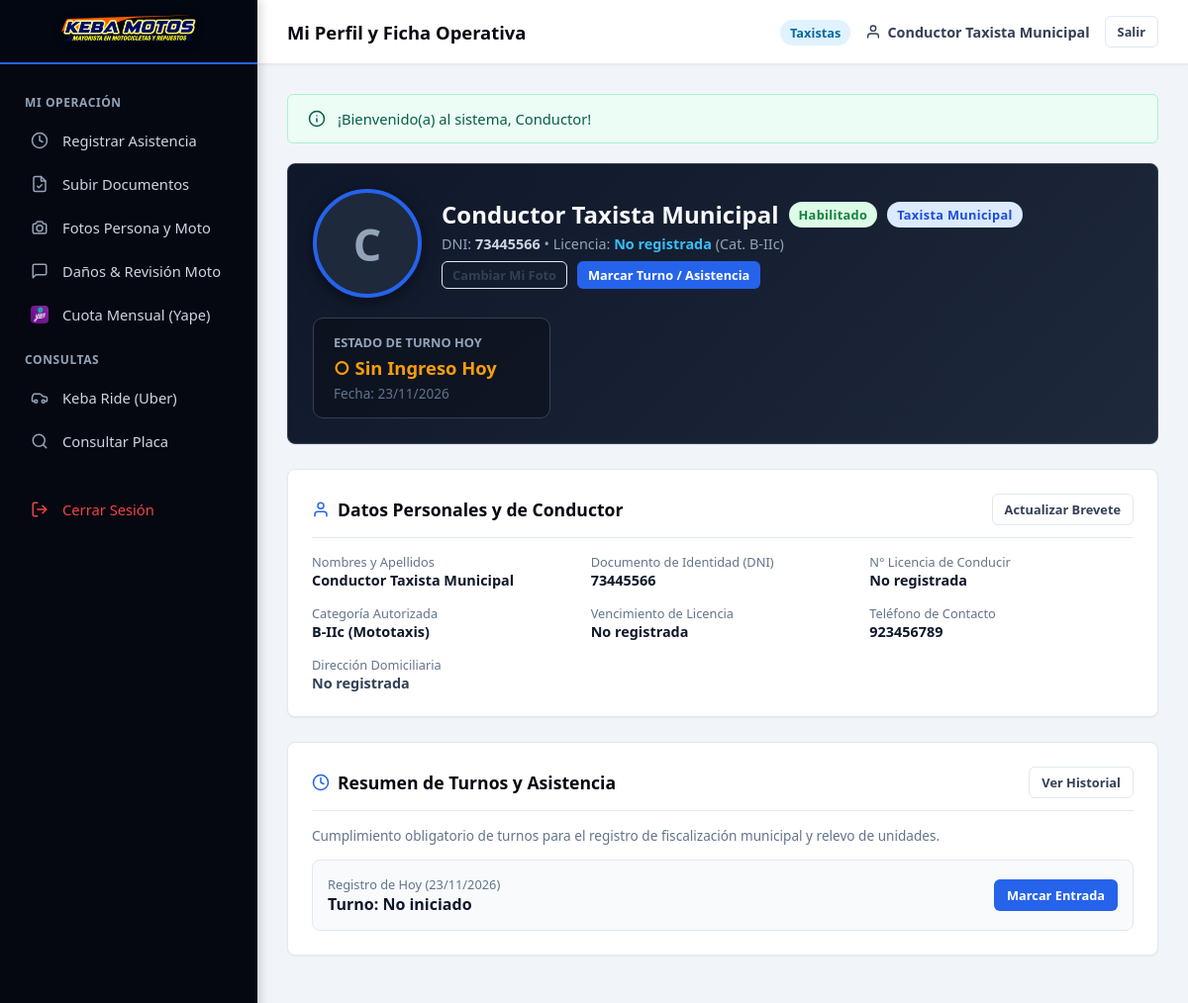
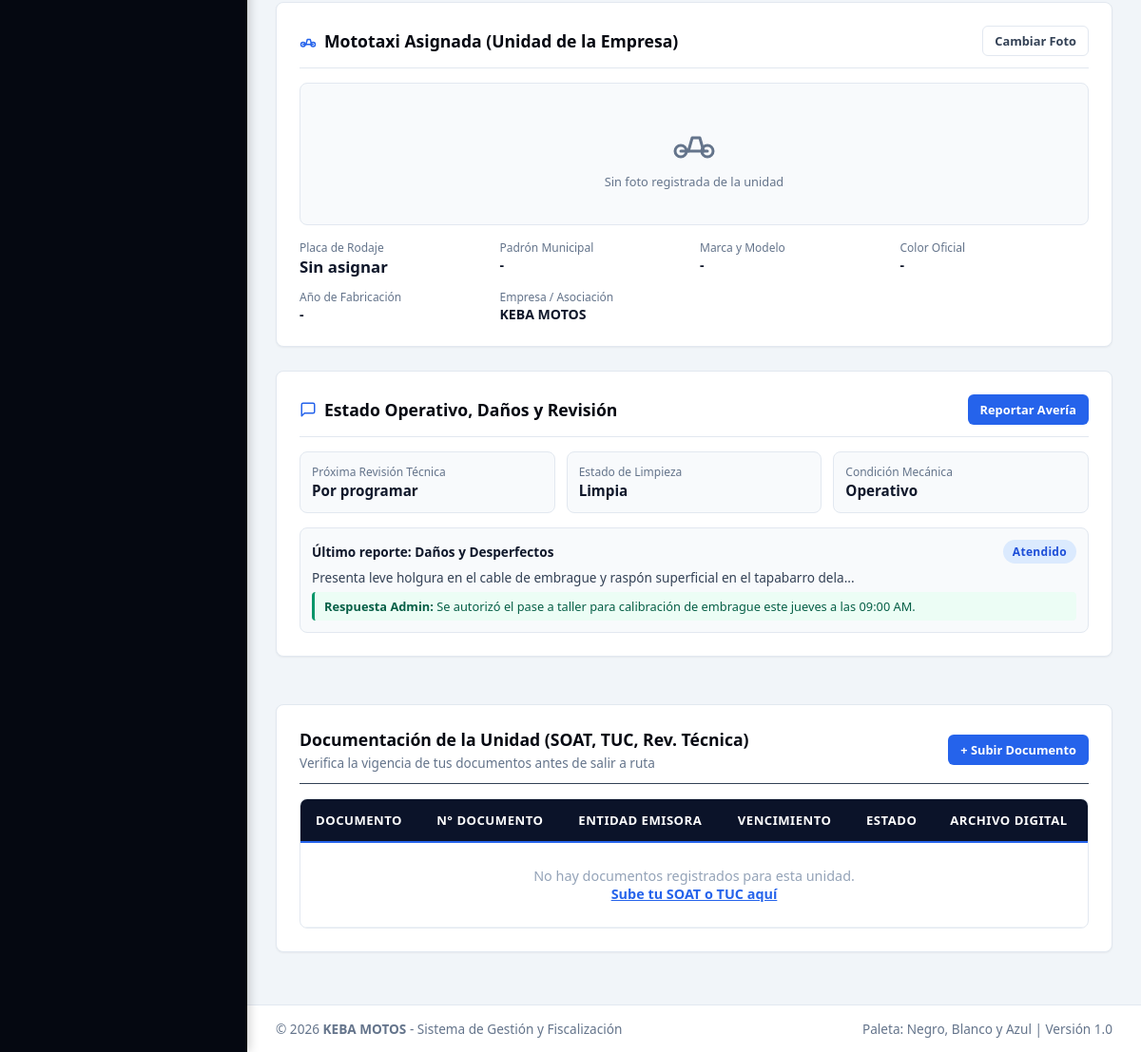
Page /vista/taxista/perfil.php (signed in) on the committed database (2 pictures, top to bottom).
### tables this page shows
CREATE TABLE `usuarios` (
  `id_usuario` INT AUTO_INCREMENT PRIMARY KEY,
  `id_rol` INT NOT NULL,
  `dni` VARCHAR(8) NOT NULL UNIQUE,
  `nombres` VARCHAR(100) NOT NULL,
  `apellidos` VARCHAR(100) NOT NULL,
  `usuario` VARCHAR(50) NOT NULL UNIQUE,
  `password` VARCHAR(255) NOT NULL,
  `email` VARCHAR(100) UNIQUE NULL,
  `telefono` VARCHAR(20) NULL,
  `estado` ENUM('Activo', 'Inactivo') DEFAULT 'Activo',
  `ultimo_login` DATETIME NULL,
  `token_recuperacion` VARCHAR(100) NULL,
  `token_expira` DATETIME NULL,
  `created_at` TIMESTAMP DEFAULT CURRENT_TIMESTAMP,
  `updated_at` TIMESTAMP DEFAULT CURRENT_TIMESTAMP ON UPDATE CURRENT_TIMESTAMP,
  CONSTRAINT `fk_usuarios_roles` FOREIGN KEY (`id_rol`) REFERENCES `roles` (`id_rol`) ON UPDATE CASCADE
);

CREATE TABLE `reportes_vehiculo` (
  `id_reporte` INT AUTO_INCREMENT PRIMARY KEY,
  `id_vehiculo` INT NOT NULL,
  `id_usuario` INT NOT NULL,
  `id_conductor` INT NULL,
  `tipo_asunto` ENUM('Daños y Desperfectos', 'Programación de Revisión', 'Estado de Limpieza', 'Mantenimiento General', 'Otro') NOT NULL,
  `descripcion_danos` TEXT NOT NULL,
  `estado_limpieza` ENUM('Excelente / Limpia', 'Regular / Aceptable', 'Requiere Lavado Urgente') DEFAULT 'Regular / Aceptable',
  `fecha_revision_sugerida` DATE NULL,
  `prioridad` ENUM('Baja', 'Normal', 'Alta', 'Urgente') DEFAULT 'Normal',
  `foto_evidencia` VARCHAR(255) NULL,
  `estado` ENUM('Pendiente', 'En Revisión', 'Atendido', 'Resuelto') DEFAULT 'Pendiente',
  `respuesta_admin` TEXT NULL,
  `id_usuario_admin` INT NULL,
  `fecha_respuesta` DATETIME NULL,
  `created_at` TIMESTAMP DEFAULT CURRENT_TIMESTAMP,
  `updated_at` TIMESTAMP DEFAULT CURRENT_TIMESTAMP ON UPDATE CURRENT_TIMESTAMP,
  CONSTRAINT `fk_repveh_vehiculo` FOREIGN KEY (`id_vehiculo`) REFERENCES `vehiculos` (`id_vehiculo`) ON UPDATE CASCADE ON DELETE CASCADE,
  CONSTRAINT `fk_repveh_usuario` FOREIGN KEY (`id_usuario`) REFERENCES `usuarios` (`id_usuario`) ON UPDATE CASCADE ON DELETE CASCADE,
  CONSTRAINT `fk_repveh_conductor` FOREIGN KEY (`id_conductor`) REFERENCES `conductores` (`id_conductor`) ON UPDATE CASCADE ON DELETE SET NULL,
  CONSTRAINT `fk_repveh_admin` FOREIGN KEY (`id_usuario_admin`) REFERENCES `usuarios` (`id_usuario`) ON UPDATE CASCADE ON DELETE SET NULL
);

### vista/taxista/perfil.php (the view, shortened to what the rows shown need)
<?php
require_once dirname(__DIR__) . '/plantillas/header.php';
require_once dirname(__DIR__) . '/plantillas/navbar.php';
require_once dirname(dirname(__DIR__)) . '/modelos/Taxista.php';
require_once dirname(dirname(__DIR__)) . '/modelos/ReporteVehiculo.php';
$usuario = obtenerUsuarioActual();
$taxistaMod = new Taxista();
$repMod = new ReporteVehiculo();
$ficha = $taxistaMod->obtenerFichaTaxista($usuario['id']);
$conductor = $ficha['conductor'] ?? null;
$misReportes = $repMod->listarPorUsuario($usuario['id']);
$nombreCompleto = trim(($usuario['nombre'] ?? '') . ' ' . ($usuario['apellidos'] ?? ''));
?>
<div class="card" style="margin-bottom: 25px; background: linear-gradient(135deg, #0f172a 0%, #1e293b 100%); border: 1px solid #334155; padding: 25px;">
    <div style="display: flex; align-items: center; justify-content: space-between; flex-wrap: wrap; gap: 20px;">
        <div style="display: flex; align-items: center; gap: 20px; flex-wrap: wrap;">
            <div style="width: 110px; height: 110px; border-radius: 50%; overflow: hidden; background: #1e293b; border: 4px solid #2563eb; display: flex; align-items: center; justify-content: center; box-shadow: 0 4px 15px rgba(0,0,0,0.5); flex-shrink: 0;">
                <?php if (!empty($conductor['foto']) && file_exists(ROOT_PATH . 'subidas/fotos_conductores/' . $conductor['foto'])): ?>
                    <img src="<?= subidaUrl('fotos_conductores/' . $conductor['foto']) ?>" alt="Foto Conductor" style="width: 100%; height: 100%; object-fit: cover;">
                <?php else: ?>
                    <span style="font-size: 2.8rem; color: #94a3b8; font-weight: 700;"><?= strtoupper(substr($nombreCompleto, 0, 1)) ?></span>
                <?php endif; ?>
            </div>
            <div>
                <div style="display: flex; align-items: center; gap: 10px; flex-wrap: wrap; margin-bottom: 4px;">
                    <h1 style="font-size: 1.5rem; font-weight: 800; color: #f8fafc; margin: 0;"><?= htmlspecialchars($nombreCompleto) ?></h1>
                    <span class="badge badge-success" style="font-size: 0.8rem; padding: 4px 10px;">Habilitado</span>
                    <span class="badge badge-info" style="font-size: 0.8rem; padding: 4px 10px;">Taxista Municipal</span>
                </div>
                <p style="margin: 0 0 8px 0; color: #94a3b8; font-size: 0.9rem;">
                    DNI: <strong style="color: #cbd5e1;"><?= htmlspecialchars($usuario['dni'] ?? '-') ?></strong> •
                    Licencia: <strong style="color: #38bdf8;"><?= htmlspecialchars($conductor['numero_licencia'] ?? 'No registrada') ?></strong> (Cat. <?= htmlspecialchars($conductor['categoria_licencia'] ?? 'B-IIc') ?>)
                </p>
            </div>
        </div>
    </div>
</div>
<div class="row">
    <div class="col-12 col-lg-6" style="margin-bottom: 25px;">
        <div class="card" style="margin-bottom: 25px;">
            <div style="display: flex; justify-content: space-between; align-items: center; border-bottom: 1px solid #e2e8f0; padding-bottom: 12px; margin-bottom: 15px;">
                <h2 class="card-title" style="margin: 0; font-size: 1.1rem; display: flex; align-items: center; gap: 8px;">
                    <svg style="width: 18px; height: 18px; color: #2563eb;" viewBox="0 0 24 24" fill="none" stroke="currentColor" stroke-width="2" stroke-linecap="round" stroke-linejoin="round"><path d="M20 21v-2a4 4 0 0 0-4-4H8a4 4 0 0 0-4 4v2"></path><circle cx="12" cy="7" r="4"></circle></svg>
                    Datos Personales y de Conductor
                </h2>
            </div>
            <div style="display: grid; grid-template-columns: repeat(auto-fit, minmax(200px, 1fr)); gap: 15px; font-size: 0.9rem;">
                <div>
                    <span style="color: #64748b; font-size: 0.8rem; display: block;">Nombres y Apellidos</span>
                    <strong style="color: #0f172a;"><?= htmlspecialchars($nombreCompleto) ?></strong>
                </div>
                <div>
                    <span style="color: #64748b; font-size: 0.8rem; display: block;">Documento de Identidad (DNI)</span>
                    <strong style="color: #0f172a;"><?= htmlspecialchars($usuario['dni'] ?? '-') ?></strong>
                </div>
                <div>
                    <span style="color: #64748b; font-size: 0.8rem; display: block;">Teléfono de Contacto</span>
                    <strong style="color: #0f172a;"><?= htmlspecialchars($usuario['telefono'] ?? ($conductor['telefono'] ?? '-')) ?></strong>
                </div>
            </div>
        </div>
        <div class="card">
            <div style="display: flex; justify-content: space-between; align-items: center; border-bottom: 1px solid #e2e8f0; padding-bottom: 12px; margin-bottom: 15px;">
                <h2 class="card-title" style="margin: 0; font-size: 1.1rem; display: flex; align-items: center; gap: 8px;">
                    <svg style="width: 18px; height: 18px; color: #2563eb;" viewBox="0 0 24 24" fill="none" stroke="currentColor" stroke-width="2" stroke-linecap="round" stroke-linejoin="round"><circle cx="12" cy="12" r="10"></circle><polyline points="12 6 12 12 16 14"></polyline></svg>
                    Resumen de Turnos y Asistencia
                </h2>
            </div>
        </div>
    </div>
    <div class="col-12 col-lg-6" style="margin-bottom: 25px;">
        <div class="card" style="margin-bottom: 25px;">
            <div style="display: flex; justify-content: space-between; align-items: center; border-bottom: 1px solid #e2e8f0; padding-bottom: 12px; margin-bottom: 15px;">
                <h2 class="card-title" style="margin: 0; font-size: 1.1rem; display: flex; align-items: center; gap: 8px;">
                    <svg style="width: 18px; height: 18px; color: #2563eb;" viewBox="0 0 24 24" fill="none" stroke="currentColor" stroke-width="2" stroke-linecap="round" stroke-linejoin="round"><circle cx="5" cy="17" r="3"></circle><circle cx="19" cy="17" r="3"></circle><path d="M5 17h14"></path><path d="M9 17l2-7h4l2 7"></path></svg>
                    Mototaxi Asignada (Unidad de la Empresa)
                </h2>
            </div>
        </div>
        <div class="card">
            <div style="display: flex; justify-content: space-between; align-items: center; border-bottom: 1px solid #e2e8f0; padding-bottom: 12px; margin-bottom: 15px;">
                <h2 class="card-title" style="margin: 0; font-size: 1.1rem; display: flex; align-items: center; gap: 8px;">
                    <svg style="width: 18px; height: 18px; color: #2563eb;" viewBox="0 0 24 24" fill="none" stroke="currentColor" stroke-width="2" stroke-linecap="round" stroke-linejoin="round"><path d="M21 15a2 2 0 0 1-2 2H7l-4 4V5a2 2 0 0 1 2-2h14a2 2 0 0 1 2 2z"></path></svg>
                    Estado Operativo, Daños y Revisión
                </h2>
            </div>
            <?php if (!empty($misReportes)):
                $ultimoRep = $misReportes[0];
            ?>
                <div style="background: #f8fafc; padding: 12px; border-radius: 8px; border: 1px solid #e2e8f0; font-size: 0.85rem;">
                    <div style="display: flex; justify-content: space-between; align-items: center; margin-bottom: 5px;">
                        <span style="color: #0f172a; font-weight: 600;">Último reporte: <?= htmlspecialchars($ultimoRep['tipo_asunto']) ?></span>
                        <span class="badge badge-info" style="font-size: 0.75rem;"><?= htmlspecialchars($ultimoRep['estado']) ?></span>
                    </div>
                    <div style="color: #334155; margin-bottom: 6px;">
                        <?= htmlspecialchars(mb_strimwidth($ultimoRep['descripcion_danos'], 0, 90, '...')) ?>
                    </div>
                    <?php if (!empty($ultimoRep['respuesta_admin'])): ?>
                        <div style="border-left: 3px solid #059669; padding-left: 8px; color: #065f46; font-size: 0.8rem; background: #ecfdf5; padding: 6px 10px; border-radius: 4px;">
                            <strong>Respuesta Admin:</strong> <?= htmlspecialchars($ultimoRep['respuesta_admin']) ?>
                        </div>
                    <?php endif; ?>
                </div>
            <?php else: ?>
                <div style="color: #64748b; font-size: 0.85rem; text-align: center; padding: 10px;">
                    No registras reportes recientes de daños o revisiones.
                </div>
            <?php endif; ?>
        </div>
    </div>
</div>
<div class="card" style="margin-bottom: 25px;">
    <div style="display: flex; justify-content: space-between; align-items: center; border-bottom: 1px solid #334155; padding-bottom: 12px; margin-bottom: 15px; flex-wrap: wrap; gap: 10px;">
        <div>
            <h2 class="card-title" style="margin: 0; font-size: 1.1rem;">Documentación de la Unidad (SOAT, TUC, Rev. Técnica)</h2>
        </div>
    </div>
    <div class="table-responsive">
        <table class="table-custom">
            <thead>
                <tr>
                    <th>Documento</th>
                    <th>N° Documento</th>
                    <th>Entidad Emisora</th>
                    <th>Vencimiento</th>
                    <th>Estado</th>
                    <th>Archivo Digital</th>
                </tr>
            </thead>
        </table>
    </div>
</div>
<?php require_once dirname(__DIR__) . '/plantillas/footer.php'; ?>

### rows in the picture
usuarios: substr($nombreCompleto, 0, 1) "C", nombreCompleto "Conductor Taxista Municipal", dni "73445566", telefono "923456789"
reportes_vehiculo: tipo_asunto "Daños y Desperfectos", estado "Atendido", descripcion_danos "Presenta leve holgura en el cable de embrague y raspón superficial en el tapabarro dela...", respuesta_admin "Se autorizó el pase a taller para calibración de embrague este jueves a las 09:00 AM."

### other values in the picture
$subtituloNavbar "Mi Perfil y Ficha Operativa"
$usuarioActivo['rol_nombre'] "Taxistas"
$nombreUsuario "Conductor Taxista Municipal"
$flash['mensaje'] "¡Bienvenido(a) al sistema, Conductor!"
$conductor['numero_licencia'] "No registrada"
$conductor['categoria_licencia'] "B-IIc"
$conductor['direccion'] "No registrada"
$asistenciaHoy['turno'] "No iniciado"
$vehiculo['placa'] "Sin asignar"
$vehiculo['numero_padron'] "-"
$vehiculo['color'] "-"
$vehiculo['anio_fabricacion'] "-"
$vehiculo['nombre_asociacion'] "KEBA MOTOS"
$vehiculo['estado_limpieza'] "Limpia"
$vehiculo['estado_mecanico'] "Operativo"
